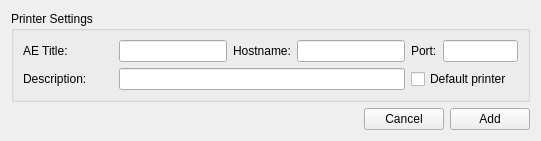
<?xml version="1.0" encoding="UTF-8"?>
<ui version="4.0">
 <class>QDicomAddPrinterWidgetBase</class>
 <widget class="QWidget" name="QDicomAddPrinterWidgetBase">
  <property name="windowModality">
   <enum>Qt::ApplicationModal</enum>
  </property>
  <property name="geometry">
   <rect>
    <x>0</x>
    <y>0</y>
    <width>541</width>
    <height>135</height>
   </rect>
  </property>
  <property name="windowTitle">
   <string>Add new DICOM printer</string>
  </property>
  <property name="windowIcon">
   <iconset resource="../../../main/main.qrc">
    <normaloff>:/images/icons/printer.svg</normaloff>:/images/icons/printer.svg</iconset>
  </property>
  <layout class="QVBoxLayout" name="verticalLayout">
   <item>
    <widget class="QGroupBox" name="m_printerSettingsGroupBox">
     <property name="title">
      <string>Printer Settings</string>
     </property>
     <layout class="QGridLayout" name="gridLayout_2">
      <item row="0" column="0">
       <widget class="QLabel" name="m_printerAetitleLabel">
        <property name="enabled">
         <bool>true</bool>
        </property>
        <property name="text">
         <string>AE Title:</string>
        </property>
       </widget>
      </item>
      <item row="0" column="1">
       <widget class="QLineEdit" name="m_printerAetitleLineEdit"/>
      </item>
      <item row="0" column="2">
       <widget class="QLabel" name="m_printerHostnameLabel">
        <property name="text">
         <string>Hostname:</string>
        </property>
       </widget>
      </item>
      <item row="0" column="3">
       <widget class="QLineEdit" name="m_printerHostnameLineEdit">
        <property name="sizePolicy">
         <sizepolicy hsizetype="Expanding" vsizetype="Fixed">
          <horstretch>0</horstretch>
          <verstretch>0</verstretch>
         </sizepolicy>
        </property>
       </widget>
      </item>
      <item row="0" column="4">
       <widget class="QLabel" name="m_printerPortLabel">
        <property name="text">
         <string>Port:</string>
        </property>
       </widget>
      </item>
      <item row="0" column="5">
       <widget class="QLineEdit" name="m_printerPortLineEdit">
        <property name="sizePolicy">
         <sizepolicy hsizetype="Fixed" vsizetype="Fixed">
          <horstretch>0</horstretch>
          <verstretch>0</verstretch>
         </sizepolicy>
        </property>
        <property name="maximumSize">
         <size>
          <width>75</width>
          <height>133</height>
         </size>
        </property>
        <property name="maxLength">
         <number>5</number>
        </property>
       </widget>
      </item>
      <item row="1" column="0">
       <widget class="QLabel" name="m_printerDescriptionLabel">
        <property name="sizePolicy">
         <sizepolicy hsizetype="Expanding" vsizetype="Fixed">
          <horstretch>0</horstretch>
          <verstretch>0</verstretch>
         </sizepolicy>
        </property>
        <property name="text">
         <string>Description:</string>
        </property>
       </widget>
      </item>
      <item row="1" column="1" colspan="3">
       <widget class="QLineEdit" name="m_printerDescriptionLineEdit"/>
      </item>
      <item row="1" column="4" colspan="2">
       <widget class="QCheckBox" name="m_printerDefaultPrinterCheckBox">
        <property name="sizePolicy">
         <sizepolicy hsizetype="Minimum" vsizetype="Minimum">
          <horstretch>0</horstretch>
          <verstretch>0</verstretch>
         </sizepolicy>
        </property>
        <property name="text">
         <string>Default printer</string>
        </property>
       </widget>
      </item>
     </layout>
    </widget>
   </item>
   <item>
    <spacer name="verticalSpacer">
     <property name="orientation">
      <enum>Qt::Vertical</enum>
     </property>
     <property name="sizeHint" stdset="0">
      <size>
       <width>20</width>
       <height>40</height>
      </size>
     </property>
    </spacer>
   </item>
   <item>
    <layout class="QHBoxLayout" name="horizontalLayout">
     <item>
      <spacer name="horizontalSpacer">
       <property name="orientation">
        <enum>Qt::Horizontal</enum>
       </property>
       <property name="sizeHint" stdset="0">
        <size>
         <width>218</width>
         <height>20</height>
        </size>
       </property>
      </spacer>
     </item>
     <item>
      <widget class="QPushButton" name="m_cancelButton">
       <property name="text">
        <string>Cancel</string>
       </property>
       <property name="icon">
        <iconset resource="../../../main/main.qrc">
         <normaloff>:/images/icons/dialog-cancel.svg</normaloff>:/images/icons/dialog-cancel.svg</iconset>
       </property>
      </widget>
     </item>
     <item>
      <widget class="QPushButton" name="m_addButton">
       <property name="text">
        <string>Add</string>
       </property>
       <property name="icon">
        <iconset resource="../../../main/main.qrc">
         <normaloff>:/images/icons/list-add.svg</normaloff>:/images/icons/list-add.svg</iconset>
       </property>
      </widget>
     </item>
    </layout>
   </item>
  </layout>
 </widget>
 <tabstops>
  <tabstop>m_cancelButton</tabstop>
  <tabstop>m_addButton</tabstop>
 </tabstops>
 <resources>
  <include location="../../../main/main.qrc"/>
  <include location="../../../main/main.qrc"/>
 </resources>
 <connections/>
</ui>
